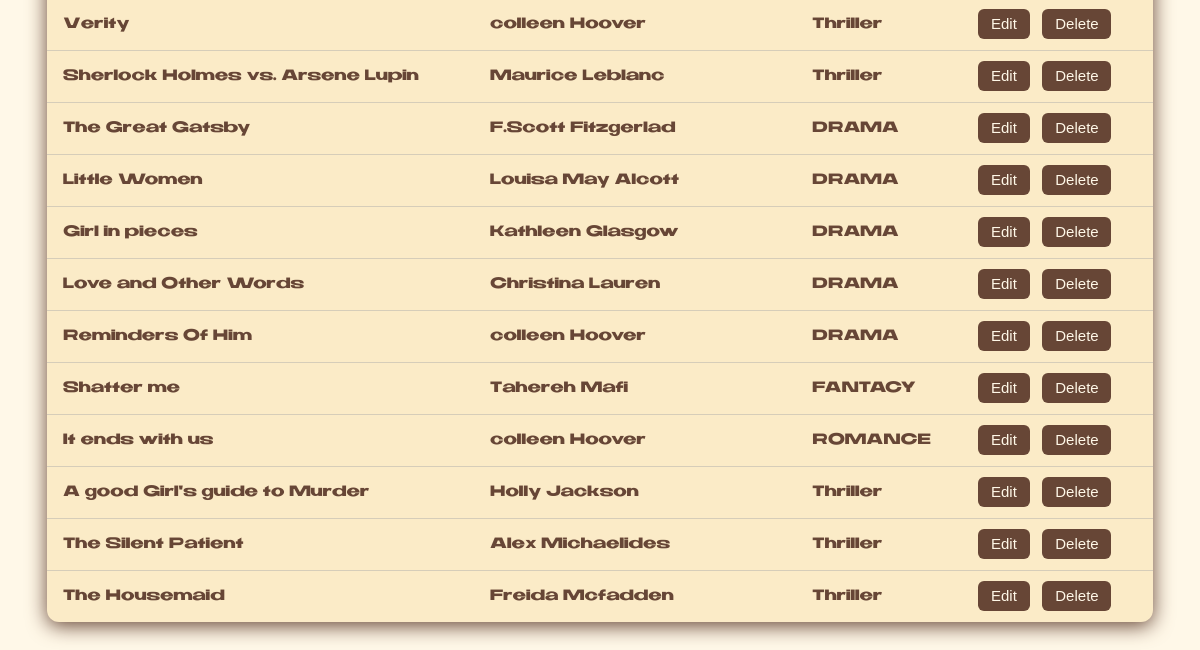
The page /mainadmin/ (lower part) on the database as committed earlier.
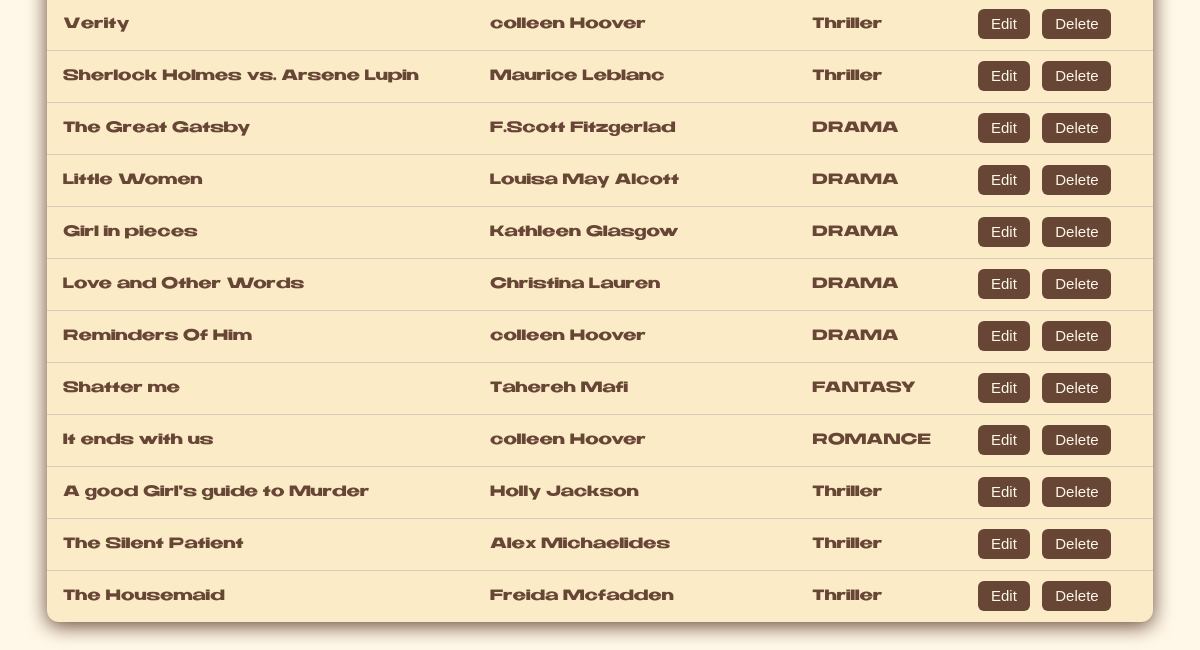
The same page on the database as committed later.
### books/models.py (models this page shows, shortened)
class Book(models.Model):
    title = models.CharField(max_length=200)
    author = models.CharField(max_length=100)
    description = models.TextField()
    category = models.CharField(max_length=100)
    avaliable = models.BooleanField(default=True)
    photos = models.ImageField(upload_to='covers/', default='covers/default.jpg')

### mainadmin/views.py (the view)
# urls.py: path('', views.show_mainadmin, name='mainadmin'),
def show_mainadmin(request):
    books = Book.objects.all()
    return render(request,'mainadmin/main-admin.html',{'books': books})

### templates/mainadmin/main-admin.html (shortened to what this page needs)
{% load static%}
<!DOCTYPE html>
<html lang="en">
<head>
    <link rel="stylesheet" href="{% static 'css/main-admin.css'%}">
</head>
<body>
    <div class="container">
        <table>
            <tbody>
    {% for book in books %}
        <tr data-id="row{{ book.id }}">
            <td>{{ book.title }}</td>
            <td>{{ book.author }}</td>
            <td>{{ book.category }}</td>
            <td class="actions">
                <a href="{% url 'edit' book.id %}" class="btn">Edit</a>
                <a href="{% url 'delete' book.id %}" class="btn btn-danger">Delete</a>
            </td>
        </tr>
    {% empty %}
        <tr>
            <td colspan="4">No books found.</td>
        </tr>
    {% endfor %}
    </tbody>
    </table>
    </div>
</body>
</html>

Rows that differ between the two databases and show on the page:
changed Book "Shatter me": category "FANTACY" → "FANTASY"
